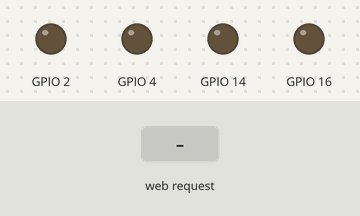
The sketch below on a simulated ESP8266 (NodeMCU). Parts: output pins drawn as LEDs (lit = HIGH). The test bench sets the inputs (shaded band). WiFi joins after 1.5 s; servers stay silent unless stated; what the sketch prints to the serial monitor is not drawn.

Above: at 2.7 s.
2.8 s: HTTP request GET /led2_on received
At 3.7 s:
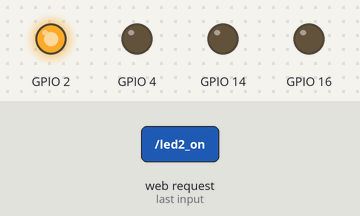
4.3 s: HTTP request GET /led4_on received
At 4.8 s:
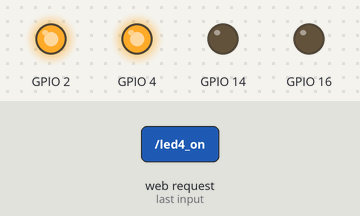
5.8 s: HTTP request GET /led2_off received
At 7.0 s:
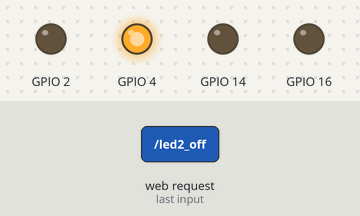
7.3 s: HTTP request GET /led14_on received
At 8.4 s:
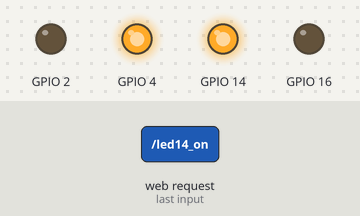
8.8 s: HTTP request GET /led4_off received
At 9.5 s:
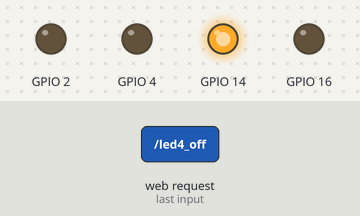
10.3 s: HTTP request GET /led16_on received
At 10.7 s:
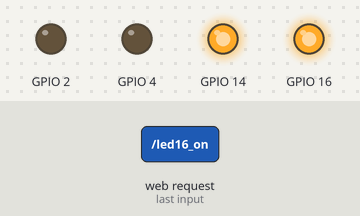
Timing chart, 0 to 12.8 s (numbered marks = the images above; inputs shaded):
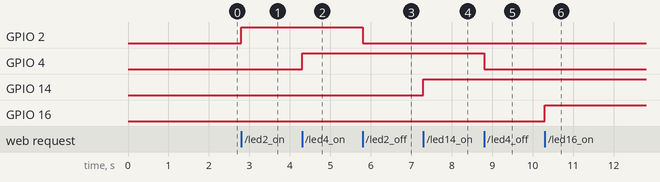

The sketch:

ESPWear_webserver.ino
```cpp
// (licence header left out)
#include <ESP8266WiFi.h>

const char* ssid = "YOURSSID";
const char* password = "YOURPASSWD";

WiFiServer server(80);

void setup() {
  Serial.begin(115200);
  delay(10);

  // prepare GPIO4
  pinMode(4, OUTPUT);
  digitalWrite(4, 0);

  // prepare GPIO2
  pinMode(2, OUTPUT);
  digitalWrite(2, 0);

  // prepare GPI14
  pinMode(14, OUTPUT);
  digitalWrite(14, 0);

  // prepare GPI16
  pinMode(16, OUTPUT);
  digitalWrite(16, 0);

  // Connect to WiFi network
  Serial.println();
  Serial.println();
  Serial.print("Connecting to ");
  Serial.println(ssid);

  WiFi.begin(ssid, password);

  while (WiFi.status() != WL_CONNECTED) {
    delay(500);
    Serial.print(".");
  }

  Serial.println("");
  Serial.println("WiFi connected");

  // Start the server
  server.begin();
  Serial.println("Server started");
  Serial.println(WiFi.localIP());
}

void loop() {
  WiFiClient client = server.available();
  if (!client) {
    return;
  }

  Serial.println("new client");
  while(!client.available()){
    delay(1);
  }

  String req = client.readStringUntil('\r');
  Serial.println(req);
  client.flush();

  String buf = "";

  buf += "HTTP/1.1 200 OK\r\nContent-Type: text/html\r\n\r\n<!DOCTYPE HTML>\r\n";
  buf += "<html lang=\"en\"><head><meta name=\"viewport\" content=\"width=device-width, initial-scale=1, user-scalable=no\"/>\r\n";
  buf += "<title>ESPWear ESP8266 Web Server</title>";
  buf += "<style>.c{text-align: center;} div,input{padding:5px;font-size:1em;} input{width:80%;} body{text-align: center;font-family:verdana;} button{border:0;border-radius:0.3rem;background-color:#1fa3ec;color:#fff;line-height:2.4rem;font-size:1.2rem;width:100%;} .q{float: right;width: 64px;text-align: right;}</style>";
  buf += "</head>";
  buf += "<h3>ESPWeare</h3>";
    buf += "<p>GPIO2 <a href=\"?function=led2_on\"><button>ON</button></a>&nbsp;<a href=\"?function=led2_off\"><button>OFF</button></a></p>";
  buf += "<p>GPIO4 <a href=\"?function=led4_on\"><button>ON</button></a>&nbsp;<a href=\"?function=led4_off\"><button>OFF</button></a></p>";
  buf += "<p>GPI14 <a href=\"?function=led14_on\"><button>ON</button></a>&nbsp;<a href=\"?function=led14_off\"><button>OFF</button></a></p>";
  buf += "<p>GPI16 <a href=\"?function=led16_on\"><button>ON</button></a>&nbsp;<a href=\"?function=led16_off\"><button>OFF</button></a></p>";
  buf += "<h4>Criado por Pedro Minatel</h4>";
  buf += "<h4>IoTMakers - 2017 </h4>";
  buf += "</html>\n";

  client.print(buf);
  client.flush();

  if (req.indexOf("led2_on") != -1)
    digitalWrite(2, 1);
  else if (req.indexOf("led2_off") != -1)
    digitalWrite(2, 0);
  else if (req.indexOf("led4_on") != -1)
    digitalWrite(4, 1);
  else if (req.indexOf("led4_off") != -1)
    digitalWrite(4, 0);
  else if (req.indexOf("led14_on") != -1)
    digitalWrite(14, 1);
  else if (req.indexOf("led14_off") != -1)
    digitalWrite(14, 0);
  else if (req.indexOf("led16_on") != -1)
    digitalWrite(16, 1);
  else if (req.indexOf("led16_off") != -1)
    digitalWrite(16, 0);
  else {
    Serial.println("invalid request");
    client.stop();
  }
  Serial.println("Client disonnected");
}
```

Measured:
- after the input at 2.8 s, GPIO 2: LOW → HIGH at once
- after the input at 4.3 s, GPIO 4: LOW → HIGH at once
- after the input at 5.8 s, GPIO 2: HIGH → LOW at once
- after the input at 7.3 s, GPIO 14: LOW → HIGH at once
- after the input at 8.8 s, GPIO 4: HIGH → LOW at once
- after the input at 10.3 s, GPIO 16: LOW → HIGH at once
